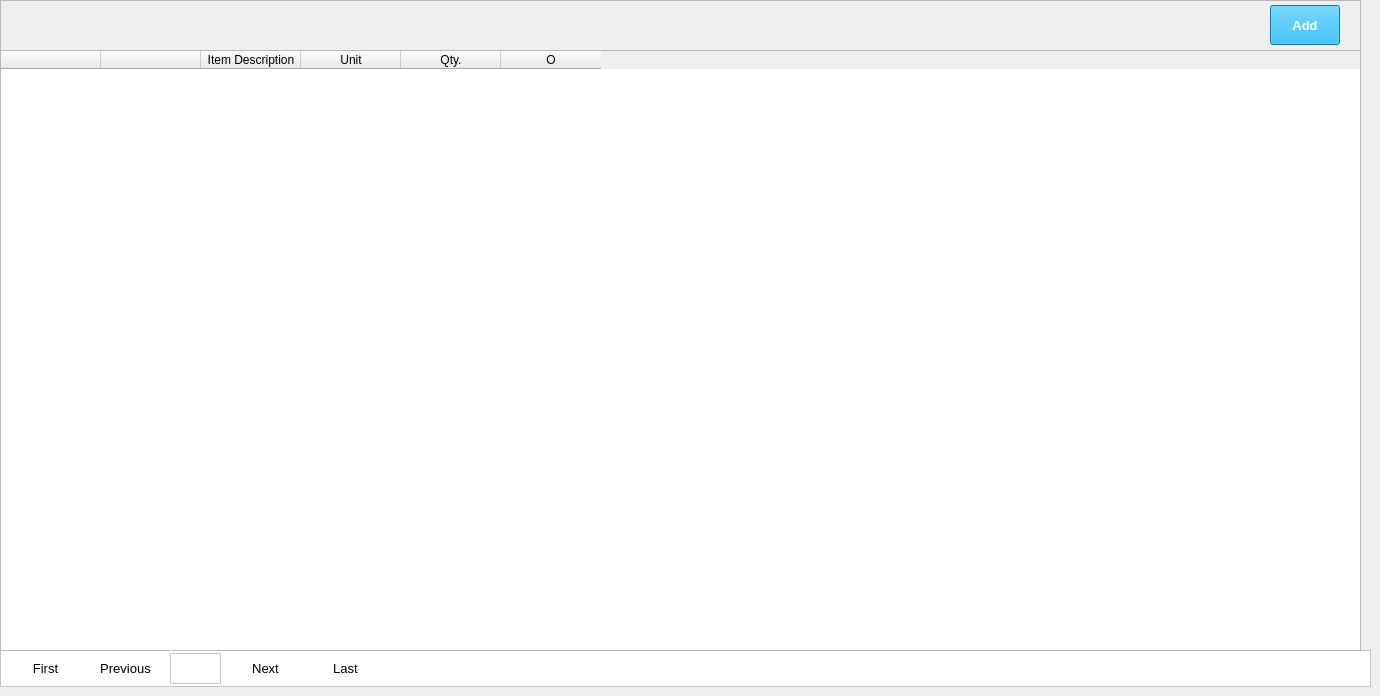
    <widget class="QWidget" name="tabItemPackageList">
     <attribute name="title">
      <string>Item Package List</string>
     </attribute>
     <widget class="QFrame" name="frame_25">
      <property name="geometry">
       <rect>
        <x>0</x>
        <y>650</y>
        <width>1371</width>
        <height>37</height>
       </rect>
      </property>
      <property name="styleSheet">
       <string notr="true">background-color: rgb(255, 255, 255);
color: rgb(255, 255, 255);</string>
      </property>
      <property name="frameShape">
       <enum>QFrame::StyledPanel</enum>
      </property>
      <property name="frameShadow">
       <enum>QFrame::Raised</enum>
      </property>
      <widget class="QPushButton" name="pushButtonItemPackageFirst">
       <property name="geometry">
        <rect>
         <x>10</x>
         <y>0</y>
         <width>71</width>
         <height>37</height>
        </rect>
       </property>
       <property name="font">
        <font>
         <family>Segoe UI</family>
         <pointsize>10</pointsize>
        </font>
       </property>
       <property name="styleSheet">
        <string notr="true">color: rgb(0, 0, 0);</string>
       </property>
       <property name="text">
        <string>First</string>
       </property>
       <property name="flat">
        <bool>true</bool>
       </property>
      </widget>
      <widget class="QPushButton" name="pushButtonItemPackagePrevious">
       <property name="geometry">
        <rect>
         <x>90</x>
         <y>0</y>
         <width>71</width>
         <height>37</height>
        </rect>
       </property>
       <property name="font">
        <font>
         <family>Segoe UI</family>
         <pointsize>10</pointsize>
        </font>
       </property>
       <property name="styleSheet">
        <string notr="true">color: rgb(0, 0, 0);</string>
       </property>
       <property name="text">
        <string>Previous</string>
       </property>
       <property name="flat">
        <bool>true</bool>
       </property>
      </widget>
      <widget class="QPushButton" name="pushButtonItemPackageNext">
       <property name="geometry">
        <rect>
         <x>230</x>
         <y>0</y>
         <width>71</width>
         <height>37</height>
        </rect>
       </property>
       <property name="font">
        <font>
         <family>Segoe UI</family>
         <pointsize>10</pointsize>
        </font>
       </property>
       <property name="styleSheet">
        <string notr="true">color: rgb(0, 0, 0);</string>
       </property>
       <property name="text">
        <string>Next</string>
       </property>
       <property name="flat">
        <bool>true</bool>
       </property>
      </widget>
      <widget class="QPushButton" name="pushButtonItemPackageLast">
       <property name="geometry">
        <rect>
         <x>310</x>
         <y>0</y>
         <width>71</width>
         <height>37</height>
        </rect>
       </property>
       <property name="font">
        <font>
         <family>Segoe UI</family>
         <pointsize>10</pointsize>
        </font>
       </property>
       <property name="styleSheet">
        <string notr="true">color: rgb(0, 0, 0);</string>
       </property>
       <property name="text">
        <string>Last</string>
       </property>
       <property name="flat">
        <bool>true</bool>
       </property>
      </widget>
      <widget class="QTextEdit" name="textEditPageItemPackageNumber">
       <property name="geometry">
        <rect>
         <x>170</x>
         <y>3</y>
         <width>51</width>
         <height>31</height>
        </rect>
       </property>
       <property name="font">
        <font>
         <family>Segoe UI</family>
         <pointsize>10</pointsize>
        </font>
       </property>
       <property name="styleSheet">
        <string notr="true">color: rgb(0, 0, 0);</string>
       </property>
       <property name="readOnly">
        <bool>true</bool>
       </property>
      </widget>
     </widget>
     <widget class="QFrame" name="frame_26">
      <property name="geometry">
       <rect>
        <x>0</x>
        <y>0</y>
        <width>1361</width>
        <height>651</height>
       </rect>
      </property>
      <property name="frameShape">
       <enum>QFrame::StyledPanel</enum>
      </property>
      <property name="frameShadow">
       <enum>QFrame::Raised</enum>
      </property>
      <widget class="QTableWidget" name="tableWidgetItemPackage">
       <property name="geometry">
        <rect>
         <x>0</x>
         <y>50</y>
         <width>1361</width>
         <height>601</height>
        </rect>
       </property>
       <property name="minimumSize">
        <size>
         <width>1361</width>
         <height>0</height>
        </size>
       </property>
       <column>
        <property name="text">
         <string/>
        </property>
       </column>
       <column>
        <property name="text">
         <string/>
        </property>
       </column>
       <column>
        <property name="text">
         <string>Item Description</string>
        </property>
       </column>
       <column>
        <property name="text">
         <string>Unit</string>
        </property>
       </column>
       <column>
        <property name="text">
         <string>Qty.</string>
        </property>
       </column>
       <column>
        <property name="text">
         <string>O</string>
        </property>
       </column>
      </widget>
      <widget class="QPushButton" name="pushButtonAddItemPackage">
       <property name="geometry">
        <rect>
         <x>1270</x>
         <y>5</y>
         <width>70</width>
         <height>40</height>
        </rect>
       </property>
       <property name="font">
        <font>
         <family>Segoe UI</family>
         <pointsize>10</pointsize>
         <bold>true</bold>
        </font>
       </property>
       <property name="autoFillBackground">
        <bool>false</bool>
       </property>
       <property name="styleSheet">
        <string notr="true">background-color: rgb(1, 166, 240);
color: rgb(255, 255, 255);</string>
       </property>
       <property name="text">
        <string>Add</string>
       </property>
      </widget>
     </widget>
    </widget>
